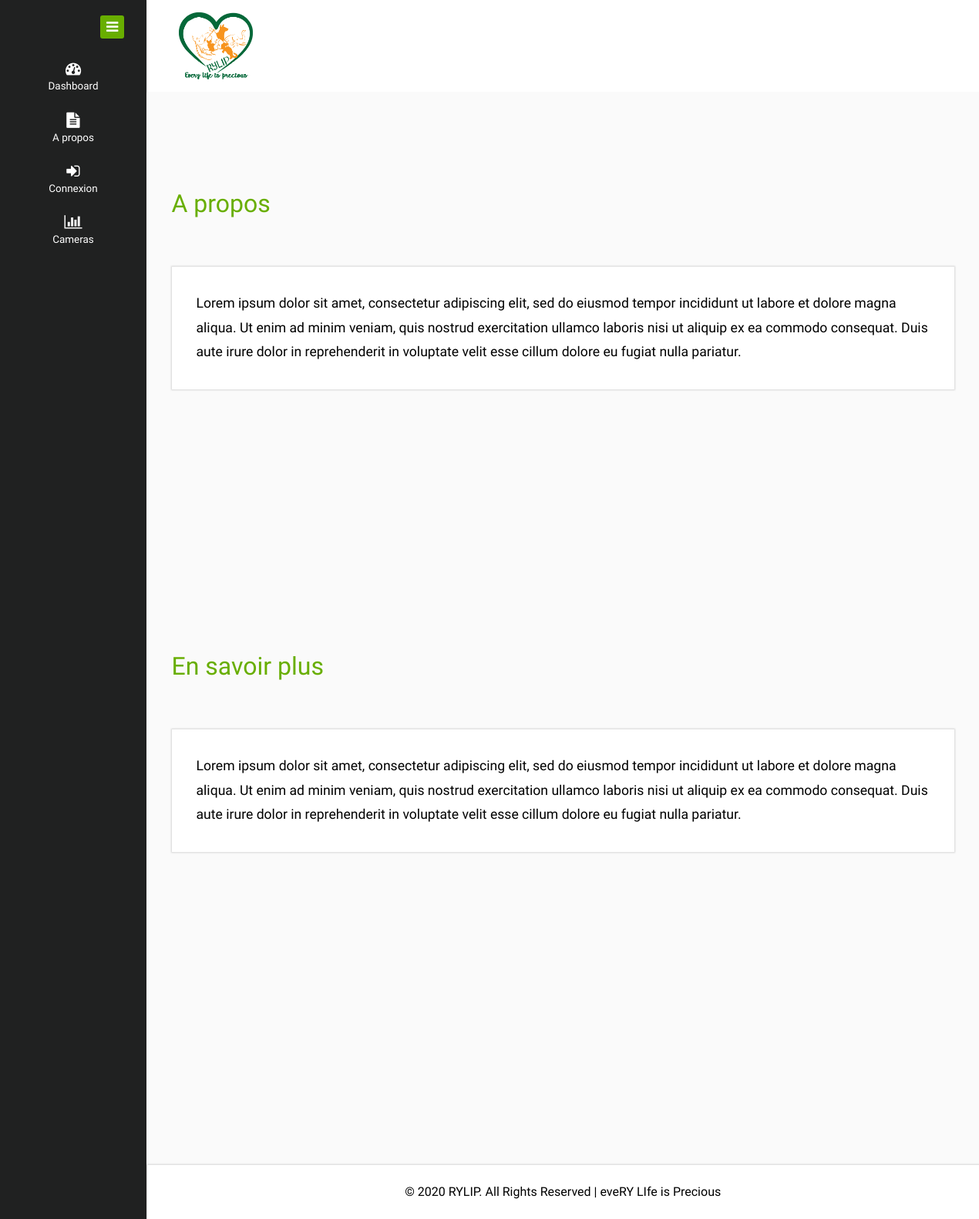
/about, run on the app's committed database.
### website/models.py (models this page shows, shortened)
class WebSite(models.Model):
    nom = models.CharField(max_length=255, default='Wild Life', null=True, blank=True)
    logo = models.FileField(upload_to='images/website', null=True, blank=True)
    favicon = models.FileField(upload_to='images/website', null=True, blank=True)
    copyright = models.CharField(max_length=255, default='', null=True, blank=True)
    date_add = models.DateTimeField(auto_now_add=True)
    date_update = models.DateTimeField(auto_now=True)
    status = models.BooleanField(default=True)
    class Meta:
        verbose_name = 'WebSite'
        verbose_name_plural = 'WebSites'

class About(models.Model):
    description = models.TextField()
    en_savoir_plus = models.TextField()
    date_add = models.DateTimeField(auto_now_add=True)
    date_update = models.DateTimeField(auto_now=True)
    status = models.BooleanField(default=True)
    class Meta:
        verbose_name = 'About'
        verbose_name_plural = 'Abouts'

### website/views.py (the view)
# urls.py: path('about', views.about, name='about'),
def about(request):
    about = About.objects.filter(status=True).first()
    return render(request, 'pages/propos.html', locals())

### wild_life/context_processors.py (called while the page is built)
def datas(request):
    website = WebSite.objects.filter(status=True).first()
    return locals()

### templates/pages/propos.html (shortened to what this page needs)
{% extends 'bases/base.html' %}
{% load static %}
{% block content %}
<div class="inner-block">
    <div class="blank mt-4">
    	<h2>A propos </h2>
    	<div class="blankpage-main">
    		<p>{{ about.description }}</p>
    	</div>
    </div>
	<div class="blank">
    	<h2>En savoir plus </h2>
    	<div class="blankpage-main">
    		<p>{{ about.en_savoir_plus }}</p>
    	</div>
    </div>
</div>
{% endblock content %}

### templates/bases/base.html (shortened to what this page needs)
{% load static %}
<!DOCTYPE HTML>
<html>
<head>
<link href="{% static 'css/bootstrap.css' %}" rel="stylesheet" type="text/css" media="all">
<link href="{% static 'css/style.css' %}" rel="stylesheet" type="text/css" media="all"/>
<link href="{% static 'css/font-awesome.css' %}" rel="stylesheet">
</head>
<body>
<div class="page-container">
   <div class="left-content">
	   <div class="mother-grid-inner">
			<div class="header-main">
					<div class="header-left">
							<div class="logo-name">
									 <a href="{% url 'index' %}">
									<img id="logo" src="{{ website.logo.url }}" alt="Logo"  width='70%' />
								  </a>
							</div>
							<div class="clearfix"> </div>
						 </div>
				     <div class="clearfix"> </div>
				</div>
        {% block content %}
        {% endblock content %}
<div class="copyrights">
    <p>{{ website.copyright }}</p>
</div>
</div>
</div>
	<div class="sidebar-menu">
			<div class="logo"> <a href="#" class="sidebar-icon"> <span class="fa fa-bars"></span> </a>  </div>
			<div class="menu">
			<ul id="menu" >
				<li id="menu-home" ><a href="{% url 'index' %}"><i class="fa fa-tachometer"></i><span>Dashboard</span></a></li>
				<li><a href="{% url 'about' %}"><i class="fa fa-file-text"></i><span>A propos</span></a></li>
				{% if not request.user.is_authenticated %}
					<li><a href="{% url 'signup' %}"><i class="fa fa-sign-in"></i><span>Connexion</span></a></li>
				{% endif %}
				<li><a href="{% url 'camera' %}"><i class="fa fa-bar-chart"></i><span>Cameras</span></a></li>
			</ul>
			</div>
	</div>
</div>
</body>
</html>

### data on the page
WebSite: logo (picture), copyright "© 2020 RYLIP. All Rights Reserved | eveRY LIfe is Precious"
About: description "Lorem ipsum dolor sit amet, consectetur adipiscing elit, sed do eiusmod tempor incididunt ut labore et dolore magna aliqua. Ut enim ad minim veniam, quis nostrud exercitation ullamco laboris nisi ut aliquip ex ea commodo consequat. Duis aute irure dolor in reprehenderit in voluptate velit esse cillum dolore eu fugiat nulla pariatur.", en_savoir_plus "Lorem ipsum dolor sit amet, consectetur adipiscing elit, sed do eiusmod tempor incididunt ut labore et dolore magna aliqua. Ut enim ad minim veniam, quis nostrud exercitation ullamco laboris nisi ut aliquip ex ea commodo consequat. Duis aute irure dolor in reprehenderit in voluptate velit esse cillum dolore eu fugiat nulla pariatur."
